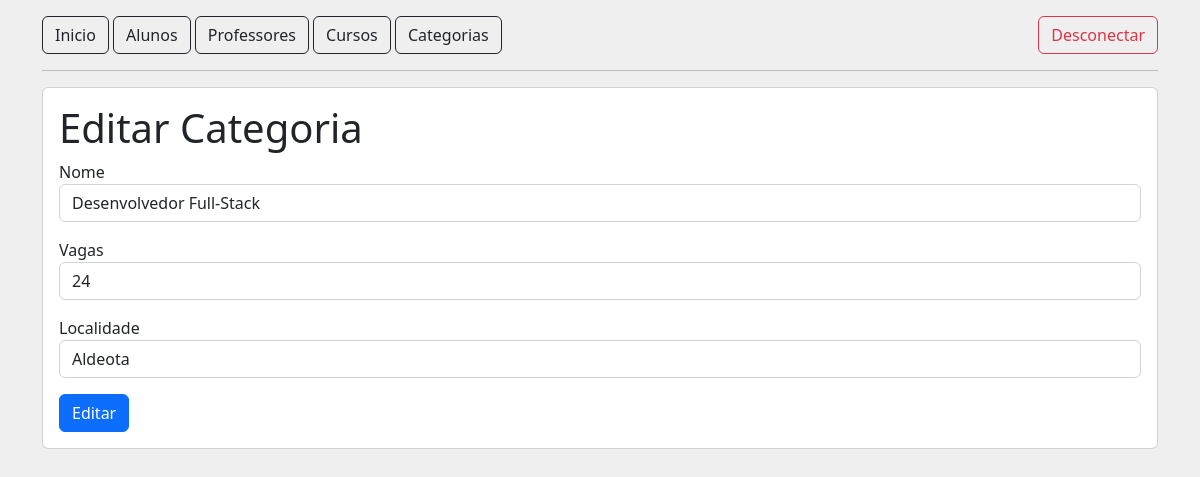
Screenshot of /categorias/editar?id=1 with the database file from the repository.
### tables this page shows
CREATE TABLE tb_categorias (
    id INT PRIMARY KEY AUTO_INCREMENT,
    nome VARCHAR(55) NOT NULL,
    vagas VARCHAR(55) NOT NULL,
    localidade VARCHAR (55) NOT NULL
);

### src/Controller/AbstractController.php (called while the page is built, shortened)
<?php
abstract class AbstractController
{
    public function render(string $view, array $dados = []): void
    {
        extract($dados);
        include_once '../views/template/header.phtml';
        include_once '../views/template/menu.phtml';
        include_once "../views/{$view}.phtml";
    }
}

### src/Controller/CategoriaController.php (called while the page is built, shortened)
<?php
class CategoriaController extends AbstractController
{
    public function editar(): void
    {
        $id = $_GET['id'];
        $repository = new CategoriaRepository();
        $categoria = $repository->buscarUm($id);
        $this->render('categoria/editar', [$categoria]);
    }
}

### public/index.php (called while the page is built, shortened)
<?php
$rotas = require '../config/routes.php';
$url = $_SERVER['REQUEST_URI'];
$rota = explode('?', $url)[0];
$method = $rotas[$rota]['method'];
(new $controller)->$method();

### src/Repository/CategoriaRepository.php (called while the page is built, shortened)
<?php
class CategoriaRepository implements RepositoryInterface
{
    public PDO $pdo;
    public function __construct()
    {
        $this->pdo = DataBaseConnection::abrirConexao();
    }
    public function buscarUm(string $id): object
    {
        $sql = "SELECT * FROM " . self::TABLE . " WHERE id = '{$id}' ";
        $query = $this->pdo->query($sql);
        $query->execute();
        return $query->fetchObject(Categoria::class);
    }
}

### src/Connection/DataBaseConnection.php (called while the page is built, shortened)
<?php
class DataBaseConnection
{
    public static function abrirConexao(): PDO
    {
        return new PDO("mysql:host=localhost;dbname=" . DB_NAME, DB_USER, DB_PASSWORD);
    }
}

### views/categoria/editar.phtml (the view)
<section class="mt-3 card card-body">
    <h1>Editar Categoria</h1>
    <div class="row">
        <div class="col">
            <form action="" method="POST">
                <label for="nome">Nome</label>
                <input name="nome" type="text" id="nome" class="form-control mb-3" value="<?php echo $dados[0]->nome; ?>">
                <label for="vagas">Vagas</label>
                <input name="vagas" type="text" id="vagas" class="form-control mb-3" value="<?php echo $dados[0]->vagas; ?>">
                <label for="localidade">Localidade</label>
                <input name="localidade" type="text" id="localidade" class="form-control mb-3" value="<?php echo $dados[0]->localidade; ?>">
                <button class="btn btn-primary">Editar</button>
            </form>
        </div>
    </div>
</section>

### rows the page displays
tb_categorias: nome "Desenvolvedor Full-Stack", vagas "24", localidade "Aldeota"
